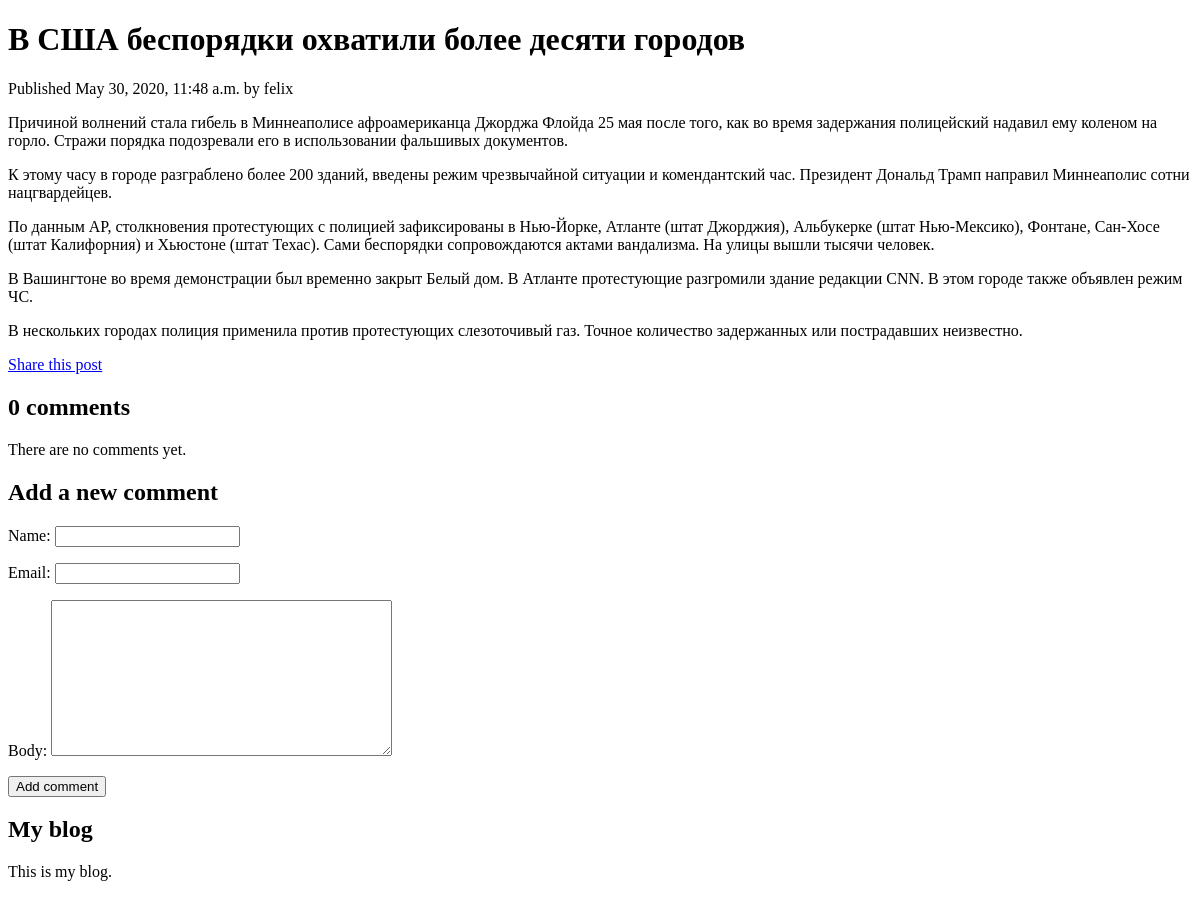
/blog/2020/05/30/v-ssha-besporyadki-ohvatili-bolee-desyati-gorodov/, run on an earlier commit of the app's database.
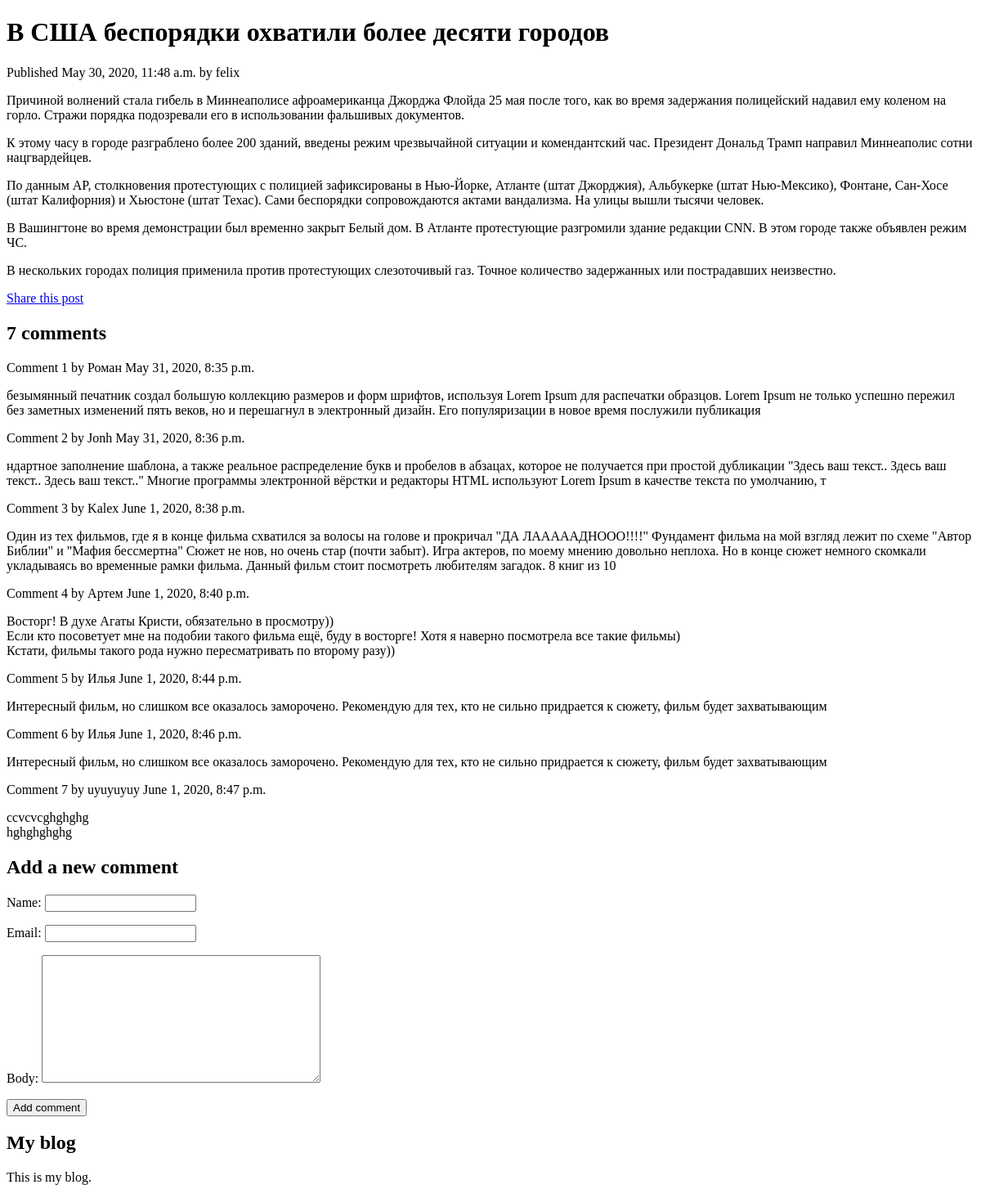
And on a later commit of the database.
### blog/models.py (models this page shows, shortened)
class Post(models.Model):
    STATUS_CHOICES = (
        ('draft', 'Draft'),
        ('published', 'Published'),
    )
    title = models.CharField(max_length=250)
    slug = models.SlugField(max_length=250, unique_for_date='publish')
    author = models.ForeignKey(User, related_name='blog_posts', on_delete=models.SET_NULL, null=True)
    body = models.TextField()
    publish = models.DateTimeField(default=timezone.now)
    created = models.DateTimeField(auto_now_add=True)
    updated = models.DateTimeField(auto_now=True)
    status = models.CharField(max_length=10, choices=STATUS_CHOICES, default='draft')
    class Meta:
        ordering = ('-publish',)

class Comment(models.Model):
    post = models.ForeignKey(Post, related_name='comments', on_delete=models.CASCADE)
    name = models.CharField(max_length=80)
    email = models.EmailField()
    body = models.TextField()
    created = models.DateTimeField(auto_now_add=True)
    updated = models.DateTimeField(auto_now=True)
    active = models.BooleanField(default=True)
    class Meta:
        ordering = ('created',)

### blog/views.py (the view)
def post_detail(request, year, month, day, post):
    post = get_object_or_404(Post, slug=post, status='published',
                             publish__year=year,
                             publish__month=month,
                             publish__day=day)
    comments = post.comments.filter(active=True)
    added_comment = False
    if request.method == 'POST':
        comment_form = CommentForm(data=request.POST)
        if comment_form.is_valid():
            new_comment = comment_form.save(commit=False)
            new_comment.post = post
            new_comment.save()  # метод save доступен только для ModelForm, а не для Form
            added_comment = True
    else:
        comment_form = CommentForm()
    return render(request, 'blog/post/detail.html', {'post': post,
                                                     'comments': comments,
                                                     'comment_form': comment_form,
                                                     'added_comment': added_comment})

### blog/forms.py
class CommentForm(forms.ModelForm):
    class Meta:
        model = Comment
        fields = ('name', 'email', 'body')

### blog/templates/blog/post/detail.html (shortened to what this page needs)
{% extends "blog/base.html" %}
{% block content %}
    <h1>{{ post.title }}</h1>
    <p class="date">
        Published {{ post.publish }} by {{ post.author }}
    </p>
{{ post.body|linebreaks }}
<p>
    <a href="{% url "post_share" post.id %}">Share this post</a>
</p>
{% with comments.count as total_comments %}
    <h2>
        {{ total_comments }} comment{{ total_comments|pluralize }}
    </h2>
{% endwith %}
{% for comment in comments %}
    <div class="comment">
        <p class="info">
            Comment {{ forloop.counter }} by {{ comment.name }} {{ comment.created }}
        </p>
        {{ comment.body|linebreaks }}
    </div>
{% empty %}
    <p>There are no comments yet.</p>
{% endfor %}
{% if added_comment %}
    <h2>Your comment has been added.</h2>
{% else %}
    <h2>Add a new comment</h2>
    <form action="." method="post">
        {{ comment_form.as_p }}
        <p><input type="submit" value="Add comment"></p>
    </form>
{% endif %}
{% endblock %}

### blog/templates/blog/base.html (shortened to what this page needs)
{% load static %}
<!DOCTYPE html>
<html lang="">
<head>
</head>
<body>
<div id="content">
    {% block content %}
    {% endblock %}
</div>
<div id="sidebar">
    <h2>My blog</h2>
    <p>This is my blog.</p>
</div>
</body>
</html>

What changed in the data, as far as the page shows it:
added Comment: name "Роман", created "May 31, 2020, 8:35 p.m.", body "безымянный печатник создал большую коллекцию размеров и форм шрифтов, используя Lorem Ipsum для распечатки образцов. Lorem Ipsum не только успешно пережил без заметных изменений пять веков, но и перешагнул в электронный дизайн. Его популяризации в новое время послужили публикация"
added Comment: name "Jonh", created "May 31, 2020, 8:36 p.m.", body "ндартное заполнение шаблона, а также реальное распределение букв и пробелов в абзацах, которое не получается при простой дубликации \"Здесь ваш текст.. Здесь ваш текст.. Здесь ваш текст..\" Многие программы электронной вёрстки и редакторы HTML используют Lorem Ipsum в качестве текста по умолчанию, т"
added Comment: name "Kalex", created "June 1, 2020, 8:38 p.m.", body "Один из тех фильмов, где я в конце фильма схватился за волосы на голове и прокричал \"ДА ЛАААААДНООО!!!!\" Фундамент фильма на мой взгляд лежит по схеме \"Автор Библии\" и \"Мафия бессмертна\" Сюжет не нов, но очень стар (почти забыт). Игра актеров, по моему мнению довольно неплоха. Но в конце сюжет немного скомкали укладываясь во временные рамки фильма. Данный фильм стоит посмотреть любителям загадок. 8 книг из 10"
added Comment: name "Артем", created "June 1, 2020, 8:40 p.m.", body "Восторг! В духе Агаты Кристи, обязательно в просмотру)) Если кто посоветует мне на подобии такого фильма ещё, буду в восторге! Хотя я наверно посмотрела все такие фильмы) Кстати, фильмы такого рода нужно пересматривать по второму разу))"
added Comment: name "Илья", created "June 1, 2020, 8:44 p.m.", body "Интересный фильм, но слишком все оказалось заморочено. Рекомендую для тех, кто не сильно придрается к сюжету, фильм будет захватывающим"
added Comment: name "Илья", created "June 1, 2020, 8:46 p.m.", body "Интересный фильм, но слишком все оказалось заморочено. Рекомендую для тех, кто не сильно придрается к сюжету, фильм будет захватывающим"
added Comment: name "uyuyuyuy", created "June 1, 2020, 8:47 p.m.", body "ccvcvcghghghg hghghghghg"
Also different on the page:
{{ total_comments }}: "0" → "7"
text no longer shown: "There are no comments yet."
